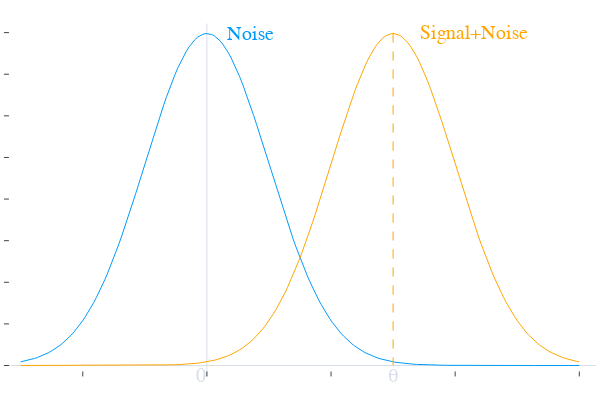

The code cell stored with this chart in its notebook:
### Code cell
# Task 1 illustration
xs = range(-15,30,200)
θ = 15.0; σ = 5
f1 = Normal(0, σ)
f2 = Normal(θ, σ)
plot(xs, pdf.(f1, xs), label="Noise", ticks=nothing)
plot!(xs, pdf.(f2, xs), c=:orange,label="Signal+Noise", ticks=nothing)
plot!([θ,θ],[pdf(f2,θ),0], c=:orange, legend=false, line=(1,:dash), framestyle=:zerolines)
ylims!(ylims().*[1.1,1.0]...)
annotate!(θ, -0.0026, "θ")
annotate!(-0.5, -0.0026, "0")
annotate!(3.5, pdf(f1,0), "Noise", current().series_list[1].plotattributes[:linecolor])
annotate!(θ+6.5, pdf(f2,θ), "Signal+Noise", current().series_list[2].plotattributes[:linecolor])
savefig("PDFs.pdf")
current()

### Figure 1 — Plotly figure (JSON) as saved in the notebook; plotly's stock layout.template omitted (floating-point values rounded to 4 significant figures; data arrays with more than 128 entries replaced by an {"elided": "..."} marker saying what was removed)
{"data": [{"colorbar": {"len": 0.9803, "title": "", "x": 0.9934, "y": 0.5}, "legendgroup": "Noise", "line": {"color": "rgba(0, 154, 250, 1.000)", "dash": "solid", "shape": "linear", "width": 1}, "mode": "lines", "name": "Noise", "showlegend": true, "type": "scatter", "x": {"elided": "200 float values"}, "xaxis": "x", "y": {"elided": "200 float values"}, "yaxis": "y"}, {"colorbar": {"len": 0.9803, "title": "", "x": 0.9934, "y": 0.5}, "legendgroup": "Signal+Noise", "line": {"color": "rgba(255, 165, 0, 1.000)", "dash": "solid", "shape": "linear", "width": 1}, "mode": "lines", "name": "Signal+Noise", "showlegend": true, "type": "scatter", "x": {"elided": "200 float values"}, "xaxis": "x", "y": {"elided": "200 float values"}, "yaxis": "y"}, {"colorbar": {"len": 0.9803, "title": "", "x": 0.9934, "y": 0.5}, "legendgroup": "y3", "line": {"color": "rgba(255, 165, 0, 1.000)", "dash": "dash", "shape": "linear", "width": 1}, "mode": "lines", "name": "y3", "showlegend": true, "type": "scatter", "x": [15, 15], "xaxis": "x", "y": [0.07979, 0], "yaxis": "y"}], "layout": {"annotations": [{"font": {"color": "rgba(216, 222, 233, 1.000)", "family": "sans-serif", "size": 20}, "rotation": 0, "showarrow": false, "text": "θ", "x": 15, "xanchor": "center", "xref": "x", "y": -0.0026, "yanchor": "middle", "yref": "y"}, {"font": {"color": "rgba(216, 222, 233, 1.000)", "family": "sans-serif", "size": 20}, "rotation": 0, "showarrow": false, "text": "0", "x": -0.5, "xanchor": "center", "xref": "x", "y": -0.0026, "yanchor": "middle", "yref": "y"}, {"font": {"color": "rgba(0, 154, 250, 1.000)", "family": "sans-serif", "size": 20}, "rotation": 0, "showarrow": false, "text": "Noise", "x": 3.5, "xanchor": "center", "xref": "x", "y": 0.07979, "yanchor": "middle", "yref": "y"}, {"font": {"color": "rgba(255, 165, 0, 1.000)", "family": "sans-serif", "size": 20}, "rotation": 0, "showarrow": false, "text": "Signal+Noise", "x": 21.5, "xanchor": "center", "xref": "x", "y": 0.07979, "yanchor": "middle", "yref": "y"}], "height": 400, "margin": {"b": 20, "l": 0, "r": 0, "t": 20}, "paper_bgcolor": "rgba(0, 0, 0, 0.000)", "plot_bgcolor": "rgba(0, 0, 0, 0.000)", "showlegend": false, "width": 600, "xaxis": {"anchor": "y", "domain": [0.006562, 0.9934], "gridcolor": "rgba(216, 222, 233, 0.100)", "gridwidth": 0.5, "linecolor": "rgba(216, 222, 233, 1.000)", "mirror": false, "range": [-16.35, 31.35], "showgrid": false, "showline": false, "showticklabels": false, "tickangle": 0, "ticks": "inside", "title": "", "type": "-", "visible": true, "zeroline": true, "zerolinecolor": "rgba(216, 222, 233, 1.000)"}, "yaxis": {"anchor": "x", "domain": [0.009843, 0.9902], "gridcolor": "rgba(216, 222, 233, 0.100)", "gridwidth": 0.5, "linecolor": "rgba(216, 222, 233, 1.000)", "mirror": false, "range": [-0.002633, 0.08218], "showgrid": false, "showline": false, "showticklabels": false, "tickangle": 0, "ticks": "inside", "title": "", "type": "-", "visible": true, "zeroline": true, "zerolinecolor": "rgba(216, 222, 233, 1.000)"}}}
